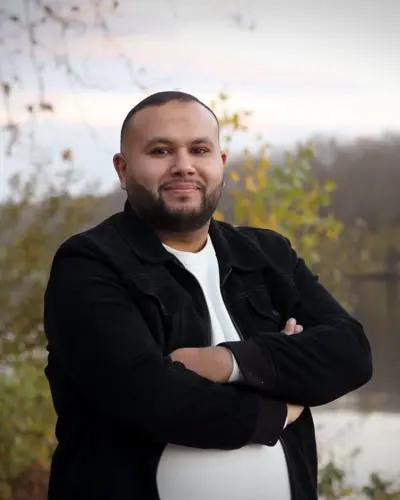
#> input picture hugo-src/photos-originales/anasse-kazib.webp, 400 x 500 px
$ python -i photos_sources.py   (imports and definitions only)   (Python 2 division)
#> lines starting #> are read from the running program, lines starting #| are printed output that depends on the picture
#!/usr/bin/env python3
"""Sources photo RÉCENTES et propres pour les portraits : Wikimedia Commons (API), triées par date de prise de vue.
Pour chaque candidat : jusqu'à 6 images ≥ 600 px avec un visage détecté, recadrées autour du visage (marge),
enregistrées dans hugo-src/photos-sources/<id>/NN.jpg + provenance.json (titre, date, auteur, licence, url).
Planche par candidat (date + licence) et planche générale des sources retenues (la plus récente en tête).
Usage : /home/lionel/tools/flux2/venv/bin/python tools/photos_sources.py [--ids a,b] [--n 6]"""
import argparse, io, json, re, sys, time, urllib.error, urllib.parse, urllib.request
from pathlib import Path
import cv2, numpy as np
from PIL import Image, ImageDraw, ImageFont
R = Path(__file__).resolve().parent.parent


# [4 lines left out: function date_iso, not called in this run]
# [1 line not run here, left out]
UA = {"User-Agent": "demandezleur.fr/portraits (site citoyen ; contact via le site)"}
YUNET = "/home/lionel/trio/orchestre/tools/fabrique/juge_visage/yunet.onnx"  # OpenCV 5 : plus de Haar, on prend YuNet (même détecteur que le juge)
# [1 line that did not run here, left out]


def detecter_visages(im_rgb):
    """[yunet-1600][yunet-multiechelle] YuNet n'a qu'un domaine d'échelle : une
    photo en pleine définition (> ~2000 px) le dépasse par le BAS, un portrait
    déjà recadré (visage > 40 % du cadre) par le HAUT. On détecte donc à 1600 px
    de côté long (natif en deçà), puis, tant que la liste est vide, à 1200, 960,
    800, 640 px, et on REMET les boîtes dans le repère de l'image reçue —
    recadrer_visage() couperait sinon à côté. Si la première échelle voit un
    visage, le résultat est celui d'avant, au pixel près."""
    bgr0 = cv2.cvtColor(np.array(im_rgb), cv2.COLOR_RGB2BGR); H, W = bgr0.shape[:2]
    L = max(W, H)
    echelles = [min(1.0, 1600.0 / L)] + [c / L for c in (1200, 960, 800, 640) if c < min(L, 1600)]
    for e in echelles:
        if e < 1.0:
            bgr = cv2.resize(bgr0, (int(W * e), int(H * e)), interpolation=cv2.INTER_AREA)
            _DET.setInputSize((int(W * e), int(H * e)))
        else:
            bgr = bgr0
            _DET.setInputSize((W, H))
        _, faces = _DET.detect(bgr)
        if faces is not None and len(faces):
            return [tuple(int(v / e) for v in f[:4]) for f in faces]
    return []


# [28 lines left out: functions commons, telecharger, not called in this run]


def recadrer_visage(im):
    """Plus grand visage frontal ; crop carré généreux autour (portrait buste). None si pas de visage ≥ 120 px."""
    faces = [f for f in detecter_visages(im) if f[2] >= 120 and f[3] >= 120]
    if not faces: return None
    x, y, w, h = max(faces, key=lambda f: f[2] * f[3])
    cx, cy, cote = x + w / 2, y + h * 0.55, int(max(w, h) * 2.6)
    W, H = im.size; cote = int(min(cote, W, H))
    if cote < 200: return None
    g0, h0 = int(min(max(cx - cote / 2, 0), W - cote)), int(min(max(cy - cote / 2, 0), H - cote))
    crop = im.crop((g0, h0, g0 + cote, h0 + cote))
    if crop.size[0] < 100 or crop.size[1] < 100: return None
    return crop, int(w)


# [34 lines left out: functions collecter, planche, not called in this run]


# [21 lines not run here, left out]

>>> import cv2
>>> picture = cv2.imread('../hugo-src/photos-originales/anasse-kazib.webp', cv2.IMREAD_GRAYSCALE)
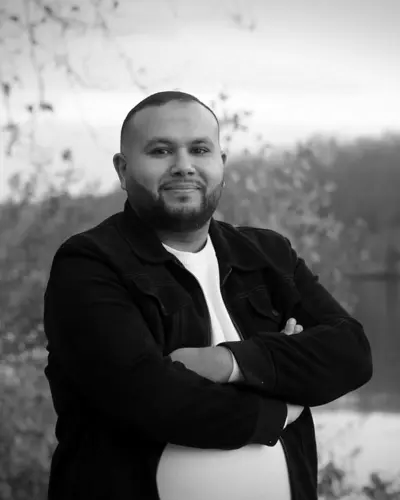
#> picture: shape (500, 400); min 0, max 255, mean 117.2
>>> result = recadrer_visage(picture)
#> (the run stopped early here; a loop or call above may not have finished)

$ run again, on hugo-src/photos-originales/bruno-retailleau.webp
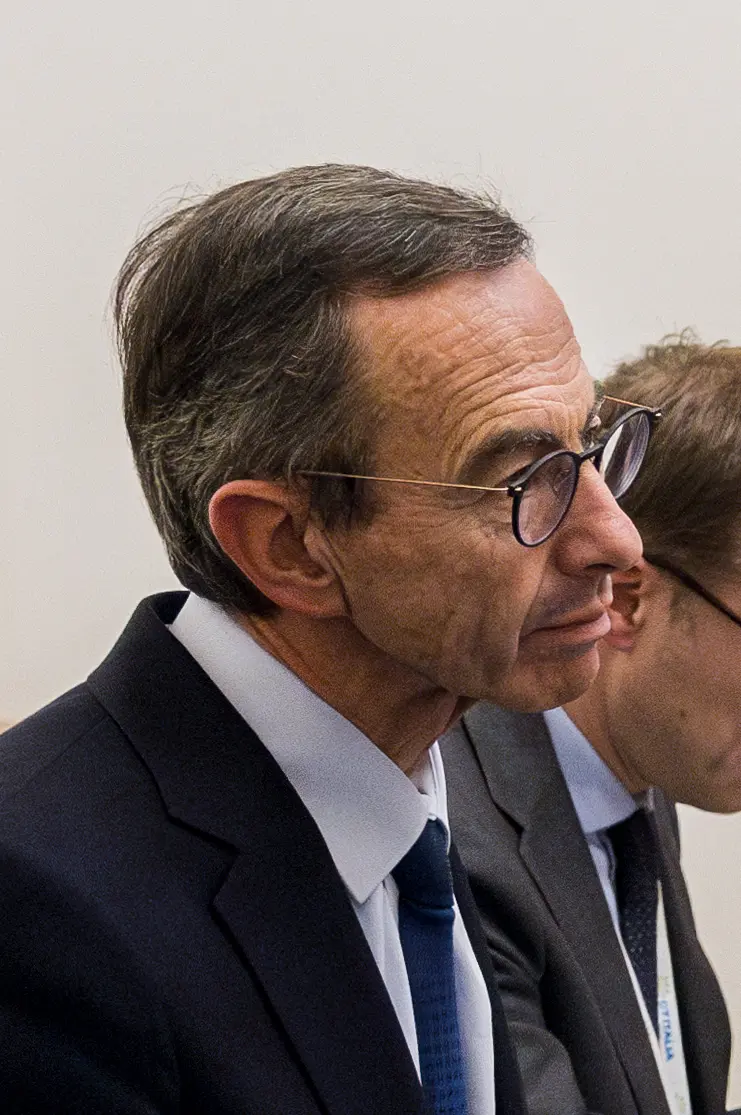
#> input picture hugo-src/photos-originales/bruno-retailleau.webp, 741 x 1115 px
#> `picture = cv2.imread('../hugo-src/photos-originales/anasse-kazib.webp'..`:
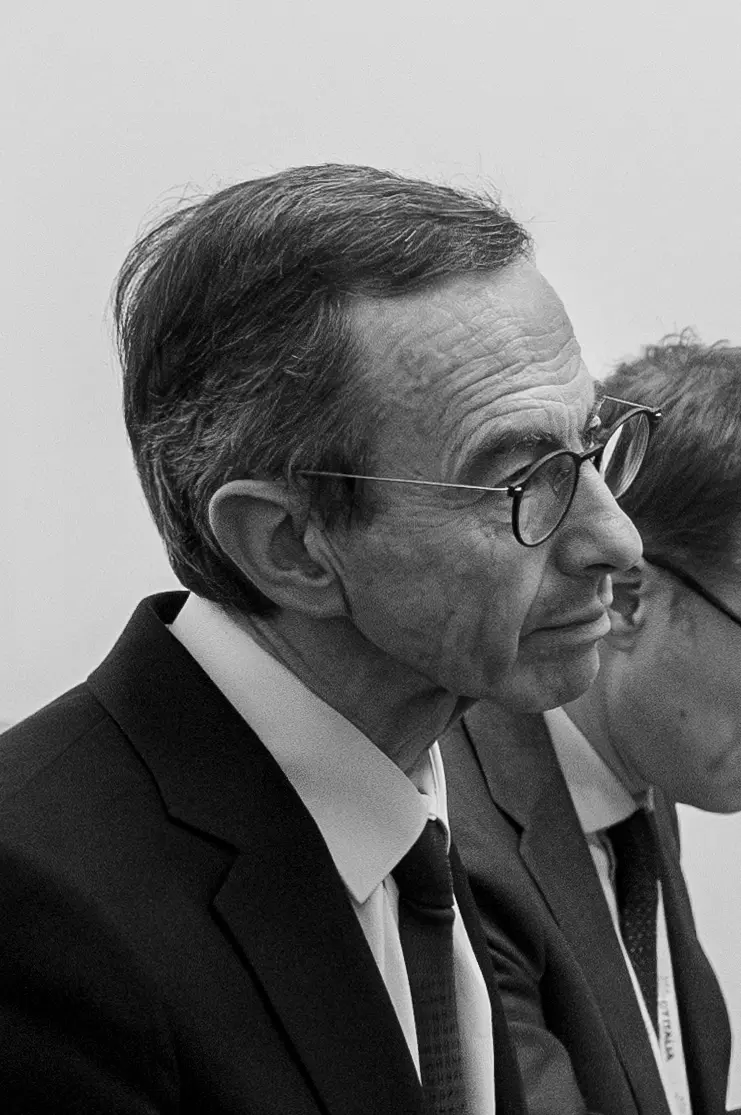
#> picture: shape (1115, 741); min 0, max 255, mean 110.6

$ run again, on hugo-src/photos-originales/florian-philippot.webp
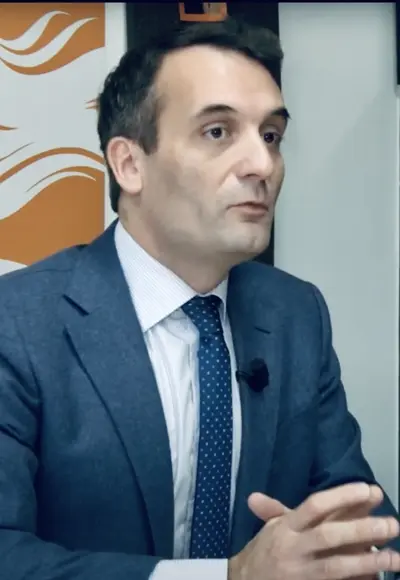
#> input picture hugo-src/photos-originales/florian-philippot.webp, 400 x 580 px
#> `picture = cv2.imread('../hugo-src/photos-originales/anasse-kazib.webp'..`:
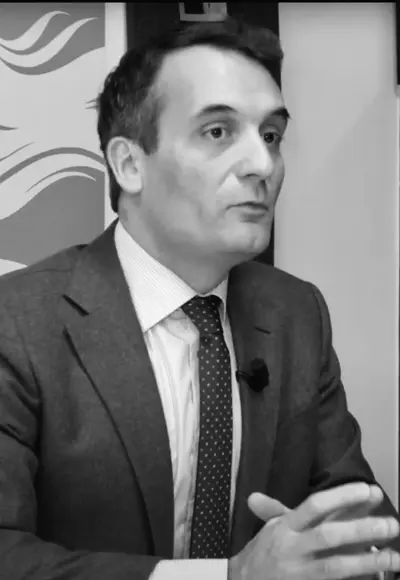
#> picture: shape (580, 400); min 1, max 252, mean 119
